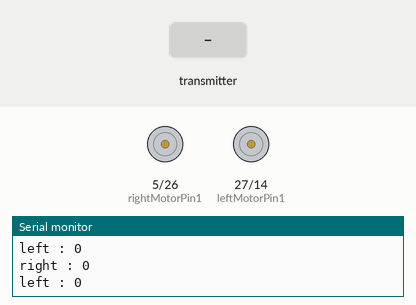
Bench run of a sketch on a simulated ESP32. Parts: motor-driver pin pairs drawn as motors (green arrow = first pin HIGH = forward, orange = second pin HIGH = backward, longer = more drive, scaled by the enable pin), the last lines printed to the serial monitor. Inputs (shaded band) come from the test bench.

Above: at 1.2 s.
1.3 s: the transmitter starts sending xAxisValue = 0
At 2.6 s:
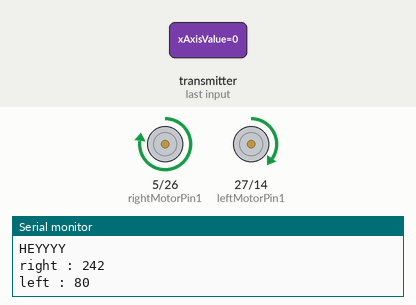
3.3 s: the transmitter starts sending yAxisValue = 64
At 3.7 s:
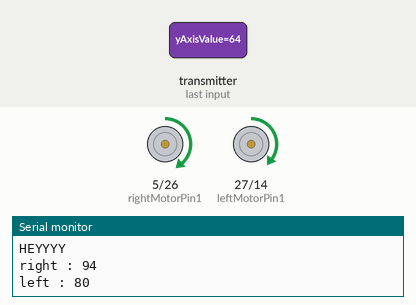
4.8 s: the transmitter starts sending yAxisValue = 128
At 6.0 s:
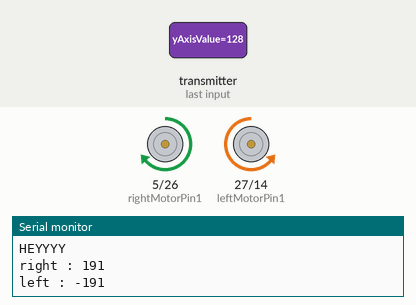
6.3 s: the transmitter starts sending xAxisValue = 64
At 7.2 s:
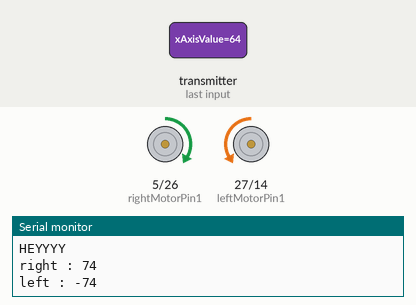
7.8 s: the transmitter starts sending xAxisValue = 128
At 8.3 s:
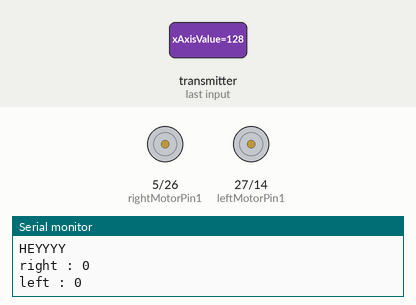
9.3 s: the transmitter starts sending yAxisValue = 0
At 10.7 s:
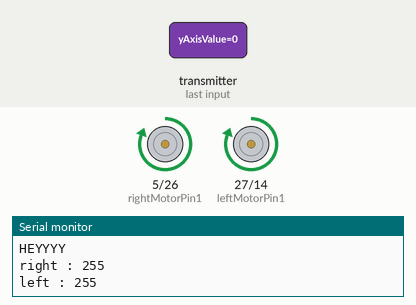
Timing chart, 0 to 11.8 s (numbered marks = the images above; inputs shaded):
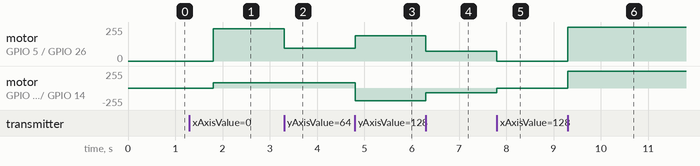

Measured:
- after the input at 1.3 s, motor on GPIO 5 (rightMotorPin1) / GPIO 26 (rightMotorPin2): stopped → forward 242/255 after 0.50 s; motor on GPIO 27 (leftMotorPin1) / GPIO 14 (leftMotorPin2): stopped → forward 80/255 after 0.50 s
- after the input at 3.3 s, motor on GPIO 5 (rightMotorPin1) / GPIO 26 (rightMotorPin2): forward 242/255 → forward 94/255 at once
- after the input at 4.8 s, motor on GPIO 5 (rightMotorPin1) / GPIO 26 (rightMotorPin2): forward 94/255 → forward 191/255 at once; motor on GPIO 27 (leftMotorPin1) / GPIO 14 (leftMotorPin2): forward 80/255 → backward 191/255 at once
- after the input at 6.3 s, motor on GPIO 5 (rightMotorPin1) / GPIO 26 (rightMotorPin2): forward 191/255 → forward 74/255 at once; motor on GPIO 27 (leftMotorPin1) / GPIO 14 (leftMotorPin2): backward 191/255 → backward 74/255 at once
- after the input at 7.8 s, motor on GPIO 5 (rightMotorPin1) / GPIO 26 (rightMotorPin2): forward 74/255 → stopped at once; motor on GPIO 27 (leftMotorPin1) / GPIO 14 (leftMotorPin2): backward 74/255 → stopped at once
- after the input at 9.3 s, motor on GPIO 5 (rightMotorPin1) / GPIO 26 (rightMotorPin2), motor on GPIO 27 (leftMotorPin1) / GPIO 14 (leftMotorPin2): stopped → forward 255/255 at once

The sketch:

xlr8_receiver.ino
```cpp
#include <esp_now.h>
#include <WiFi.h>

//Right motor
int enableRightMotor=33;
int rightMotorPin1=5;
int rightMotorPin2=26;
//Left motor
int enableLeftMotor=32;
int leftMotorPin1=27;
int leftMotorPin2=14;

#define MAX_MOTOR_SPEED 255

#define SIGNAL_TIMEOUT 1000  // This is signal timeout in milli seconds. We will reset the data if no signal
unsigned long lastRecvTime = 0;

//new
struct PacketData
{
  byte xAxisValue;
  byte yAxisValue;
  byte switchPressed;
};
PacketData receiverData;

//This function is used to map 0-4095 joystick value to 0-254. hence 127 is the center value which we send.
//It also adjust the deadband in joystick.
//Jotstick values range from 0-4095. But its center value is not always 2047. It is little different.
//So we need to add some deadband to center value. in our case 1800-2200. Any value in this deadband range is mapped to center 127.
int mapAndAdjustJoystickDeadBandValues(int value)
{
  if (value >= 2200)
  {
    value = map(value, 2200, 4095, 127, 254);
  }
  else if (value <= 1800)
  {
    value = map(value, 1800, 0, 127, 0);
  }
  else
  {
    value = 127;
  }
  return value;
}

void rotateMotor(int rightMotorSpeed, int leftMotorSpeed)
{
  Serial.print("right : ");
  Serial.println(rightMotorSpeed);
  Serial.print("left : ");
  Serial.println(leftMotorSpeed);
  if (rightMotorSpeed < 0)
  {
    analogWrite(enableRightMotor, abs(rightMotorSpeed));
    digitalWrite(rightMotorPin1,LOW);
    digitalWrite(rightMotorPin2,HIGH);
  }
  else if (rightMotorSpeed > 0)
  {
    analogWrite(enableRightMotor, rightMotorSpeed);
    digitalWrite(rightMotorPin1,HIGH);
    digitalWrite(rightMotorPin2,LOW);
  }
  else
  {
    digitalWrite(rightMotorPin1,LOW);
    digitalWrite(rightMotorPin2,LOW);
  }

  if (leftMotorSpeed < 0)
  {
    analogWrite(enableLeftMotor, abs(leftMotorSpeed));
    digitalWrite(leftMotorPin1,LOW);
    digitalWrite(leftMotorPin2,HIGH);
  }
  else if (leftMotorSpeed > 0)
  {
    analogWrite(enableLeftMotor, leftMotorSpeed);
    digitalWrite(leftMotorPin1,HIGH);
    digitalWrite(leftMotorPin2,LOW);
  }
  else
  {
    digitalWrite(leftMotorPin1,LOW);
    digitalWrite(leftMotorPin2,LOW);
  }
}

int convertToSpeed(int joystick_value){
  return map(joystick_value, 0, 255, 0, MAX_MOTOR_SPEED);
}

void simpleMovements()
{
  if(receiverData.xAxisValue >= 130 && receiverData.yAxisValue<=105){
    rotateMotor(80, map(receiverData.yAxisValue, 105, 0, 0, MAX_MOTOR_SPEED*0.95));
  }
  else if(receiverData.xAxisValue <= 105 && receiverData.yAxisValue<=105){
    rotateMotor(map(receiverData.yAxisValue, 105, 0, 0, MAX_MOTOR_SPEED*0.95), 80);

  }
  else if(receiverData.xAxisValue >= 130 && receiverData.yAxisValue>=130){
    rotateMotor(-80,- map(receiverData.yAxisValue, 130, 255, 0, MAX_MOTOR_SPEED*0.95));
  }
  else if(receiverData.xAxisValue <= 105 && receiverData.yAxisValue>=130){
    rotateMotor(-map(receiverData.yAxisValue, 130, 255, 0, MAX_MOTOR_SPEED*0.95),-80);
  }
  else if (receiverData.xAxisValue >= 130)  //Move car Right
  {
    rotateMotor(
      -map(receiverData.xAxisValue, 130, 255, 0, MAX_MOTOR_SPEED*0.75),
      map(receiverData.xAxisValue, 130, 255, 0, MAX_MOTOR_SPEED*0.75)
    );
  }
  else if (receiverData.xAxisValue <= 105)   //Move car Left
  {
    rotateMotor(map(receiverData.xAxisValue, 105, 0, 0, MAX_MOTOR_SPEED*0.75),
      -map(receiverData.xAxisValue, 105, 0, 0, MAX_MOTOR_SPEED*0.75)
    );
  }
  else if (receiverData.yAxisValue <= 105)       //Move car Forward
  {
    rotateMotor(  map(receiverData.yAxisValue, 105, 0, 0, MAX_MOTOR_SPEED)
      , map(receiverData.yAxisValue, 105, 0, 0, MAX_MOTOR_SPEED));
  }
  else if (receiverData.yAxisValue >= 130)   //Move car Backward
  {
    rotateMotor( -map(receiverData.yAxisValue, 130, 255, 0, MAX_MOTOR_SPEED)
      , -map(receiverData.yAxisValue, 130, 255, 0, MAX_MOTOR_SPEED));
  }
  else                                      //Stop the car
  {
    rotateMotor(0, 0);
  }
}

// callback function that will be executed when data is received
void OnDataRecv(const uint8_t * mac, const uint8_t *incomingData, int len)
{
  if (len == 0)
  {
    return;
  }
  memcpy(&receiverData, incomingData, sizeof(receiverData));
  // receiverData.xAxisValue = map(receiverData.xAxisValue, 0, 255, 0, 4095);
  // receiverData.yAxisValue = map(receiverData.yAxisValue, 0, 255, 0, 4095);
  String inputData ="";
  inputData = inputData + "values " +

  receiverData.xAxisValue + "  " +
  receiverData.yAxisValue
   + "  " + receiverData.switchPressed;
  Serial.println(inputData);
  Serial.println("HEYYYY");
  // if (receiverData.switchPressed == true)
  // {
  //   if (throttleAndSteeringMode == false)
  //   {
  //     throttleAndSteeringMode = true;
  //   }
  //   else
  //   {
  //     throttleAndSteeringMode = false;
  //   }
  // }

  // if (throttleAndSteeringMode)
  // {
  //   throttleAndSteeringMovements();
  // }
  // else
  // {
    simpleMovements();
  // }

  lastRecvTime = millis();
}

void setUpPinModes()
{
  pinMode(enableRightMotor,OUTPUT);
  pinMode(rightMotorPin1,OUTPUT);
  pinMode(rightMotorPin2,OUTPUT);
  digitalWrite(enableRightMotor, HIGH);

  pinMode(enableLeftMotor,OUTPUT);
  pinMode(leftMotorPin1,OUTPUT);
  pinMode(leftMotorPin2,OUTPUT);
  digitalWrite(enableLeftMotor, HIGH);


  rotateMotor(0,0);
}

void setup() {
  // put your setup code here, to run once:
  setUpPinModes();

  Serial.begin(115200);
  WiFi.mode(WIFI_STA);

  // Init ESP-NOW
  if (esp_now_init() != ESP_OK)
  {
    Serial.println("Error initializing ESP-NOW");
    return;
  }

  esp_now_register_recv_cb(OnDataRecv);

}

void loop() {
  // put your main code here, to run repeatedly:
    //Check Signal lost.
  unsigned long now = millis();
  if ( now - lastRecvTime > SIGNAL_TIMEOUT )
  {
    rotateMotor(0, 0);
  }

}
```
